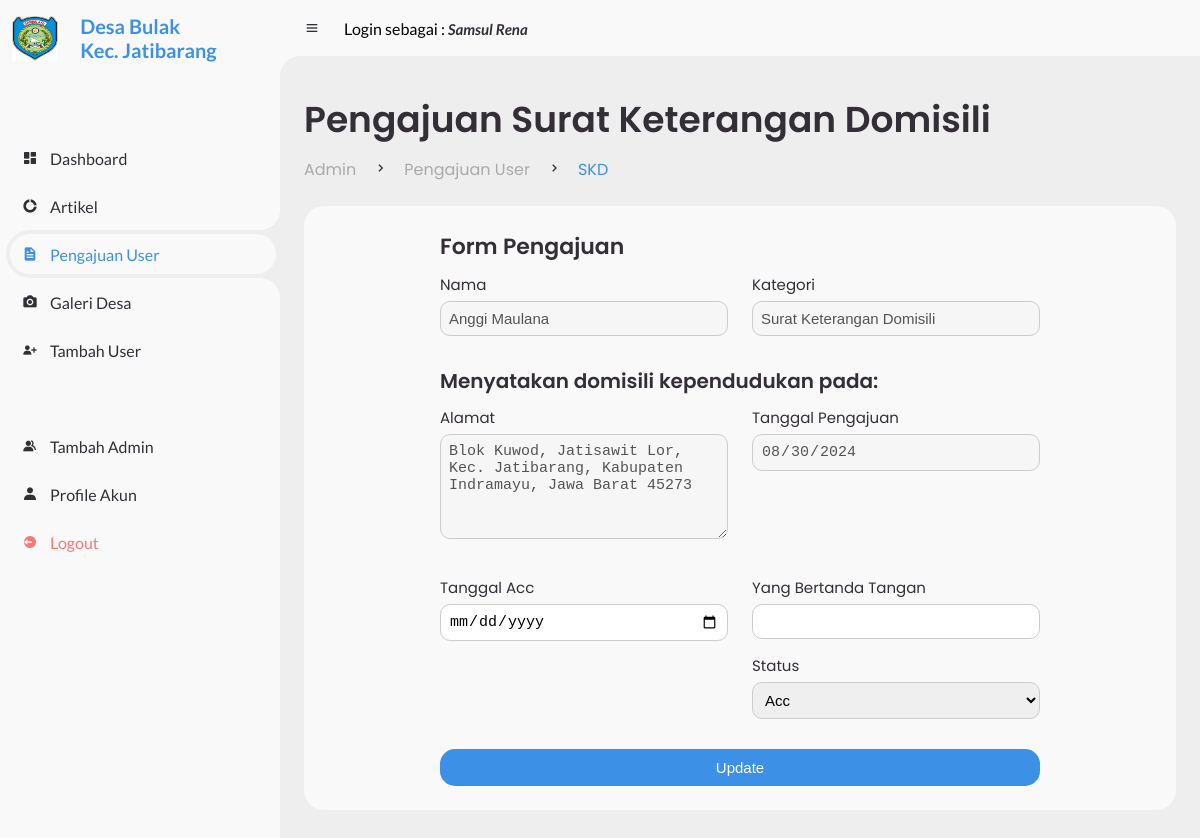
/admin/pengajuan/skd.php?id=76 (signed in), run on the app's committed database.
### tables this page shows
CREATE TABLE `pengajuan` (
  `id_pengajuan` int(11) NOT NULL,
  `nik` varchar(20) NOT NULL,
  `id_kategori` int(20) NOT NULL,
  `nama_usaha` varchar(255) DEFAULT NULL,
  `nama_kk` varchar(255) DEFAULT NULL,
  `nama_akte_dokumen` varchar(255) DEFAULT NULL,
  `keterangan_tidak_mampu` varchar(500) DEFAULT NULL,
  `masa_ktp_sementara` date DEFAULT NULL,
  `keterangan_menikah` varchar(255) DEFAULT NULL,
  `tanggal_pengajuan` date NOT NULL,
  `tanggal_acc` date DEFAULT NULL,
  `status` varchar(20) NOT NULL,
  `nama_kuwu` varchar(255) DEFAULT NULL,
  `id_admin` int(20) DEFAULT NULL
);

CREATE TABLE `user` (
  `user_id` int(11) NOT NULL,
  `nama` varchar(255) NOT NULL,
  `nik` varchar(20) NOT NULL,
  `tempat_lahir` varchar(255) NOT NULL,
  `tanggal_lahir` date NOT NULL,
  `jenis_kelamin` varchar(255) NOT NULL,
  `agama` varchar(255) NOT NULL,
  `alamat` varchar(255) NOT NULL,
  `pekerjaan` varchar(255) NOT NULL,
  `pendidikan` varchar(255) NOT NULL,
  `status_pernikahan` varchar(255) NOT NULL,
  `password` varchar(255) NOT NULL
);

CREATE TABLE `kategori_pengajuan` (
  `id_kategori_pengajuan` int(20) NOT NULL,
  `jenis_pengajuan` varchar(255) NOT NULL
);

### admin/pengajuan/skd.php (the view, shortened to what this page needs)
<?php
require '../../config/db.php';
$nip = $_SESSION['nip'];
$sql = "SELECT * FROM admin WHERE nip = '$nip'";
$result = mysqli_query($conn, $sql);
$userData = mysqli_fetch_assoc($result);
$displayName = $userData['nama'];
$row = null;
if (isset($_GET['id'])) {
    $id = $_GET['id'];
    $sql = "SELECT p.id_pengajuan, u.nama AS nama_user, u.alamat AS alamat_user, k.jenis_pengajuan AS kategori, p.tanggal_pengajuan, p.status
            FROM pengajuan p
            JOIN user u ON p.nik = u.nik
            JOIN kategori_pengajuan k ON p.id_kategori = k.id_kategori_pengajuan
            WHERE p.id_pengajuan = ?";
    $stmt = $conn->prepare($sql);
    $stmt->bind_param("i", $id);
    $stmt->execute();
    $result = $stmt->get_result();
    if ($result->num_rows > 0) {
        $row = $result->fetch_assoc();
    } else {
        echo "Data tidak tersedia!";
        exit();
    }
}
?>
<!DOCTYPE html>
<html lang="en">
<head>
    <link href='https://unpkg.com/boxicons@2.0.9/css/boxicons.min.css' rel='stylesheet'>
    <link rel="stylesheet" href="../../user/style.css">
    <link rel="stylesheet" href="https://cdn.jsdelivr.net/npm/sweetalert2@11/dist/sweetalert2.min.css">
</head>
<body>
    <section id="sidebar">
        <?php include 'brand.php' ?>
        <ul class="side-menu top">
            <li>
                <a href="../index.php">
                    <i class='bx bxs-dashboard'></i>
                    <span class="text">Dashboard</span>
                </a>
            </li>
            <li>
                <a href="../artikel.php">
                    <i class='bx bxs-doughnut-chart'></i>
                    <span class="text">Artikel</span>
                </a>
            </li>
            <li class="active">
                <a href="../pengajuan_user.php">
                    <i class='bx bxs-file'></i>
                    <span class="text">Pengajuan User</span>
                </a>
            </li>
            <li>
                <a href="../galeri.php">
                    <i class='bx bxs-camera' ></i>
                    <span class="text">Galeri Desa</span>
                </a>
            </li>
            <li>
                <a href="../tambah_user.php">
                    <i class='bx bxs-user-plus'></i>
                    <span class="text">Tambah User</span>
                </a>
            </li>
        </ul>
        <ul class="side-menu">
            <li>
                <a href="../tambah_admin.php">
                    <i class='bx bxs-group'></i>
                    <span class="text">Tambah Admin</span>
                </a>
            </li>
            <li>
                <a href="../profile_akun.php">
                    <i class='bx bxs-user'></i>
                    <span class="text">Profile Akun</span>
                </a>
            </li>
            <li>
                <a href="../logout.php" class="logout">
                    <i class='bx bxs-log-out-circle'></i>
                    <span class="text">Logout</span>
                </a>
            </li>
        </ul>
    </section>
    <section id="content">
        <?php include '../navbar.php' ?>
        <main>
            <div class="head-title">
                <div class="left">
                    <h1>Pengajuan Surat Keterangan Domisili</h1>
                    <ul class="breadcrumb">
                        <li><a href="index.php">Admin</a></li>
                        <li><i class='bx bx-chevron-right'></i></li>
                        <li><a href="index.php">Pengajuan User</a></li>
                        <li><i class='bx bx-chevron-right'></i></li>
                        <li><a class="active" href="pengajuan_user.php">SKD</a></li>
                    </ul>
                </div>
            </div>
            <div class="table-data">
                <div class="order">
                        <div class="formulir-pengajuan" id="pengajuanForm">
                        <h3 style="margin-bottom:10px; font-size:22px; font-weight: 600;">Form Pengajuan</h3>
                        <form action="skd.php" method="POST">
                            <div class="form-row">
                                <div class="form-column">
                                    <div class="data-user">
                                        <label for="nama">Nama</label>
                                        <input type="text" id="nama" value="<?php echo htmlspecialchars($row['nama_user'] ?? ''); ?>" disabled>
                                    </div>
                                </div>
                                <div class="form-column">
                                    <div class="data-user">
                                        <label for="jenis_pengajuan">Kategori</label>
                                        <input type="text" id="jenis_pengajuan" value="<?php echo htmlspecialchars($row['kategori'] ?? ''); ?>" disabled>
                                    </div>
                                </div>
                            </div>
                            <h3 style="margin-bottom:10px; font-size:20px; font-weight: 600;">Menyatakan domisili kependudukan pada: </h3>
                            <div class="form-row">
                                <div class="form-column">
                                    <div class="data-user">
                                        <label for="alamat">Alamat</label>
                                        <textarea name="alamat" id="alamat" disabled><?php echo htmlspecialchars($row['alamat_user'] ?? ''); ?></textarea>
                                    </div>
                                </div>
                                <div class="form-column">
                                    <div class="data-user">
                                        <label for="tanggal_pengajuan">Tanggal Pengajuan</label>
                                        <input type="date" id="tanggal_pengajuan" value="<?php echo htmlspecialchars($row['tanggal_pengajuan'] ?? ''); ?>" disabled>
                                    </div>
                                </div>
                            </div>
                            <div class="form-row">
                                <div class="form-column">
                                    <div class="data-user">
                                        <label for="tanggal_acc">Tanggal Acc</label>
                                        <input type="date" id="tanggal_acc" name="tanggal_acc" required>
                                    </div>
                                </div>
                                <div class="form-column">
                                    <div class="data-user">
                                        <label for="ttd">Yang Bertanda Tangan</label>
                                        <input type="text" id="ttd" name="ttd" required>
                                    </div>
                                    <div class="data-user">
                                        <label for="status">Status</label>
                                        <select id="status" name="status" required>
                                            <option value="Acc" <?php echo ($row['status'] ?? '') === 'Acc' ? 'selected' : ''; ?>>Acc</option>
                                        </select>
                                    </div>
                                </div>
                            </div>
                            <button type="submit">Update</button>
                        </form>
                    </div>
                </div>
            </div>
        </main>
    </section>
</body>
</html>

### admin/navbar.php (shortened to what this page needs)
<nav>
    <i class='bx bx-menu'></i>
    <p>Login sebagai : <a href="#" class="nav-link"><i><?php echo htmlspecialchars($displayName, ENT_QUOTES, 'UTF-8'); ?></i></a></p>
</nav>

### data on the page
pengajuan: nama "Anggi Maulana", id_kategori.jenis_pengajuan "Surat Keterangan Domisili", alamat "Blok Kuwod, Jatisawit Lor, Kec. Jatibarang, Kabupaten Indramayu, Jawa Barat 45273", tanggal_pengajuan "08/30/2024", status "Acc"

### other printed values
$displayName "Samsul Rena"
